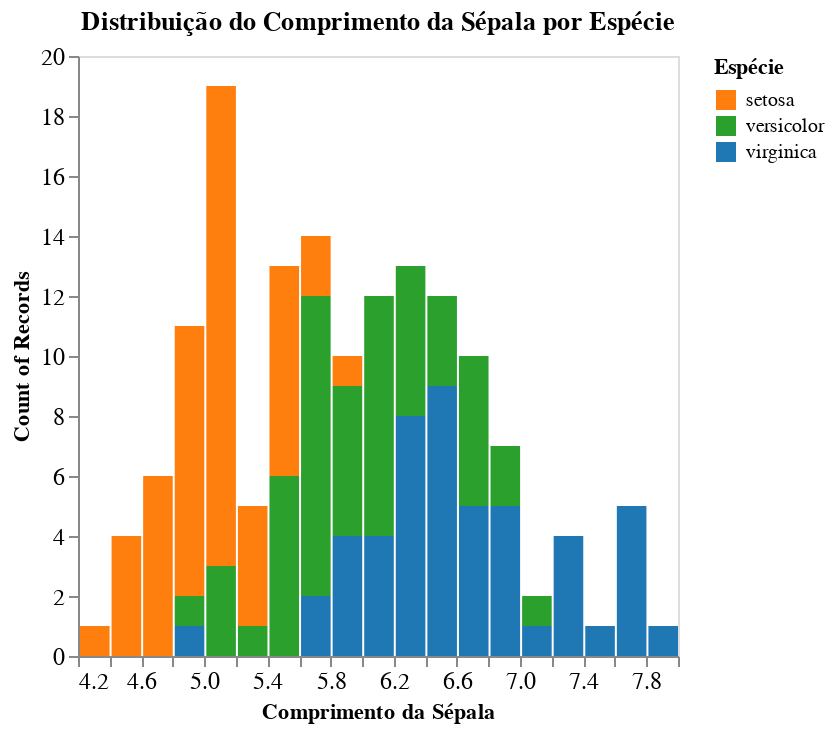

Notebook code cell kept with this figure:
### Code cell
alt.Chart(df).mark_bar().encode(
    x=alt.X('sepalLength:Q', bin=alt.Bin(maxbins=30), title='Comprimento da Sépala'),
    y='count():Q',
    color=alt.Color('species:N', title='Espécie', scale=alt.Scale(domain=['setosa', 'versicolor', 'virginica'], range=['#ff7f0e', '#2ca02c', '#1f77b4']))
).properties(
    title="Distribuição do Comprimento da Sépala por Espécie"
).configure_axis(
    grid=False,
    labelFontSize=12
)

### Figure 1 — Vega-Lite specification as saved in the notebook (floating-point values rounded to 4 significant figures; data arrays with more than 128 entries replaced by an {"elided": "..."} marker saying what was removed)
{"config": {"view": {"continuousWidth": 300, "continuousHeight": 300}, "axis": {"grid": false, "labelFontSize": 12}}, "data": {"name": "data-5492ad92962bad06c6c3f4c2fd78919a"}, "mark": {"type": "bar"}, "encoding": {"color": {"field": "species", "scale": {"domain": ["setosa", "versicolor", "virginica"], "range": ["#ff7f0e", "#2ca02c", "#1f77b4"]}, "title": "Espécie", "type": "nominal"}, "x": {"bin": {"maxbins": 30}, "field": "sepalLength", "title": "Comprimento da Sépala", "type": "quantitative"}, "y": {"aggregate": "count", "type": "quantitative"}}, "title": "Distribuição do Comprimento da Sépala por Espécie", "$schema": "https://vega.github.io/schema/vega-lite/v5.20.1.json", "datasets": {"data-5492ad92962bad06c6c3f4c2fd78919a": {"elided": "150 records"}}}
